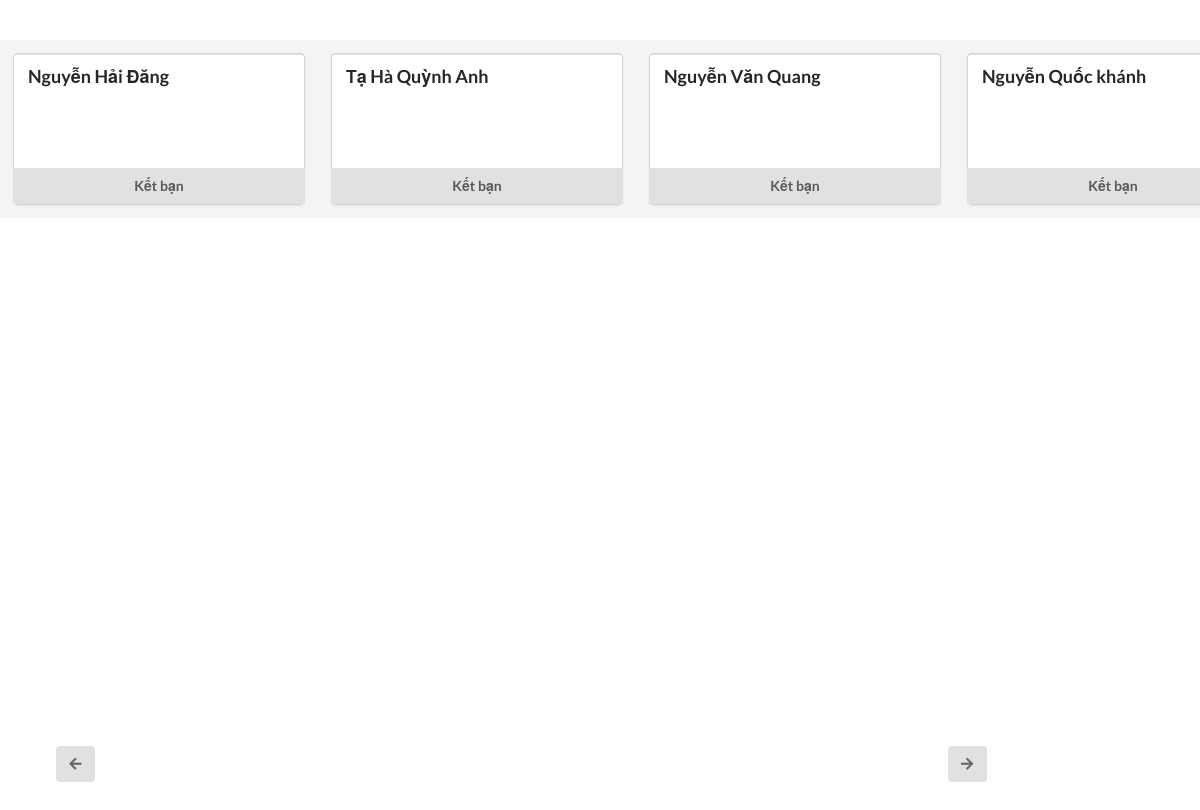
The page /dexuatbanbe.php on the database its author committed.
### tables this page shows
CREATE TABLE nguoidung(
  ma_nguoidung bigint(19) NOT NULL AUTO_INCREMENT PRIMARY KEY,
  ten_nguoidung varchar(150), 
  matkhau varchar(150), 
  email varchar(150), 
  gioitinh varchar(15),
  ngaysinh date, 
  avatar varchar(600) DEFAULT 'nguoidung.jpeg',
  anhbia varchar(600) DEFAULT 'anhbia.jpg',
  tieusu varchar(250),
  hoc_tai varchar(250),
  lam_tai varchar(250),
  song_tai varchar(250)
  
);

### dexuatbanbe.php (the view, shortened to what this page needs)
<!DOCTYPE html>
<html lang="en">
<head>
    <link rel="stylesheet" href="https://cdnjs.cloudflare.com/ajax/libs/font-awesome/5.15.4/css/all.min.css">
    <link rel="stylesheet" href="https://cdn.jsdelivr.net/npm/semantic-ui/dist/semantic.min.css">
</head>
<body>
    <div class="container">
        <?php
            $conn = mysqli_connect("localhost", "root", "", "vnisocial");
            $sql = "SELECT ma_nguoidung, ten_nguoidung FROM nguoidung";
            $result = $conn->query($sql);
            if ($result->num_rows > 0) {
                while($row = $result->fetch_assoc()) {
                    echo '
                    <div class="ui card">
                        <div class="image">
                            <img src="">
                        </div>
                        <div class="content">
                            <div class="header">' . $row["ten_nguoidung"] . '</div>
                        </div>
                        <div class="ui two bottom attached buttons">
                <button class="ui button btn-ketban" onclick="guiYeuCauKetBan( ' . $row["ma_nguoidung"] . ','. $user_id.')">
                    Kết bạn
                </button>
            </div>
                    </div>
                    <script>
function guiYeuCauKetBan(friend_id, user_id) {
// Chuyển đổi friend_id thành số nguyên
friend_id = parseInt(friend_id);
// Gửi yêu cầu kết bạn bằng AJAX
$.ajax({
url: "banbe/yeucau.php",
method: "POST",
data: {
    friend_id: friend_id,
    user_id: user_id
},
success: function(response) {
    // Parse response as JSON
    var jsonResponse = JSON.parse(response);
    // Xử lý kết quả phản hồi từ server
    if (jsonResponse.success) {
        alert("Yêu cầu kết bạn đã được gửi.");
    } else {
        alert(jsonResponse.message);
    }
},
error: function(xhr, status, error) {
    // Xử lý lỗi nếu có
    alert("Có lỗi xảy ra: " + error);
}
});
}
</script>';
                }
            } else {
                echo "Không có kết quả";
            }
        ?>
        </div>
        <button class="ui icon button scroll-button scroll-left"><i class="left arrow icon"></i></button>
        <button class="ui icon button scroll-button scroll-right"><i class="right arrow icon"></i></button>
</body>
</html>

### dexuatbanbe.php (style rules this page uses)
.container { display: flex; justify-content: space-between; flex-direction: row; flex-wrap: nowrap; overflow-x: auto; width: 100%; margin-top: 40px; position: relative; background: #f3f5f5; overflow-x: hidden; }
.ui.card { flex: 0 0 auto; margin: 1em; height: 150px; }
.scroll-button { position: absolute; top: 50%; transform: translateY(-50%); }
.scroll-left { left: 0; }
.scroll-right { right: 0; }
.ui.card:first-child { margin-top: 14px; }
button.ui.icon.button.scroll-button.scroll-left { position: absolute; left: 56px; top: 91%; }
button.ui.icon.button.scroll-button.scroll-right { position: absolute; right: 17.5%; top: 91%; }

### rows shown on the page
nguoidung: ten_nguoidung "Nguyễn Hải Đăng"
nguoidung: ten_nguoidung "Tạ Hà Quỳnh Anh"
nguoidung: ten_nguoidung "Nguyễn Văn Quang"
nguoidung: ten_nguoidung "Nguyễn Quốc khánh"
